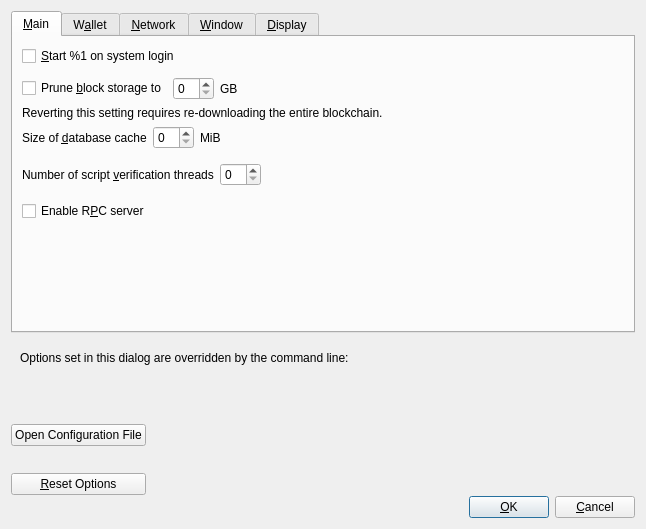
<?xml version="1.0" encoding="UTF-8"?>
<ui version="4.0">
 <class>OptionsDialog</class>
 <widget class="QDialog" name="OptionsDialog">
  <property name="geometry">
   <rect>
    <x>0</x>
    <y>0</y>
    <width>646</width>
    <height>529</height>
   </rect>
  </property>
  <property name="windowTitle">
   <string>Options</string>
  </property>
  <property name="modal">
   <bool>true</bool>
  </property>
  <layout class="QVBoxLayout" name="verticalLayout">
   <item>
    <widget class="QTabWidget" name="tabWidget">
     <property name="currentIndex">
      <number>0</number>
     </property>
     <widget class="QWidget" name="tabMain">
      <attribute name="title">
       <string>&amp;Main</string>
      </attribute>
      <layout class="QVBoxLayout" name="verticalLayout_Main">
       <item>
        <widget class="QCheckBox" name="bitcoinAtStartup">
         <property name="toolTip">
          <string>Automatically start %1 after logging in to the system.</string>
         </property>
         <property name="text">
          <string>&amp;Start %1 on system login</string>
         </property>
        </widget>
       </item>
       <item>
        <spacer name="horizontalSpacer_0_Main">
         <property name="orientation">
          <enum>Qt::Horizontal</enum>
         </property>
         <property name="sizeHint" stdset="0">
          <size>
           <width>40</width>
           <height>5</height>
          </size>
         </property>
        </spacer>
       </item>
       <item>
        <layout class="QHBoxLayout" name="horizontalLayout_Main_Prune">
         <item>
          <widget class="QCheckBox" name="prune">
           <property name="toolTip">
            <string>Enabling pruning significantly reduces the disk space required to store transactions. All blocks are still fully validated. Reverting this setting requires re-downloading the entire blockchain.</string>
           </property>
           <property name="text">
            <string>Prune &amp;block storage to</string>
           </property>
          </widget>
         </item>
         <item>
          <widget class="QSpinBox" name="pruneSize"/>
         </item>
         <item>
          <widget class="QLabel" name="pruneSizeUnitLabel">
           <property name="text">
            <string>GB</string>
           </property>
           <property name="textFormat">
            <enum>Qt::PlainText</enum>
           </property>
          </widget>
         </item>
         <item>
          <spacer name="horizontalSpacer_Main_Prune">
           <property name="orientation">
            <enum>Qt::Horizontal</enum>
           </property>
           <property name="sizeHint" stdset="0">
            <size>
             <width>40</width>
             <height>20</height>
            </size>
           </property>
          </spacer>
         </item>
        </layout>
       </item>
       <item>
        <widget class="QLabel" name="pruneWarning">
         <property name="text">
          <string>Reverting this setting requires re-downloading the entire blockchain.</string>
         </property>
         <property name="textFormat">
          <enum>Qt::PlainText</enum>
         </property>
        </widget>
       </item>
       <item>
        <layout class="QHBoxLayout" name="horizontalLayout_2_Main">
         <item>
          <widget class="QLabel" name="databaseCacheLabel">
           <property name="toolTip">
            <string extracomment="Tooltip text for Options window setting that sets the size of the database cache. Explains the corresponding effects of increasing/decreasing this value.">Maximum database cache size. A larger cache can contribute to faster sync, after which the benefit is less pronounced for most use cases. Lowering the cache size will reduce memory usage. Unused mempool memory is shared for this cache.</string>
           </property>
           <property name="text">
            <string>Size of &amp;database cache</string>
           </property>
           <property name="textFormat">
            <enum>Qt::PlainText</enum>
           </property>
           <property name="buddy">
            <cstring>databaseCache</cstring>
           </property>
          </widget>
         </item>
         <item>
          <widget class="QSpinBox" name="databaseCache"/>
         </item>
         <item>
          <widget class="QLabel" name="databaseCacheUnitLabel">
           <property name="text">
            <string>MiB</string>
           </property>
           <property name="textFormat">
            <enum>Qt::PlainText</enum>
           </property>
          </widget>
         </item>
         <item>
          <spacer name="horizontalSpacer_2_Main">
           <property name="orientation">
            <enum>Qt::Horizontal</enum>
           </property>
           <property name="sizeHint" stdset="0">
            <size>
             <width>40</width>
             <height>20</height>
            </size>
           </property>
          </spacer>
         </item>
        </layout>
       </item>
       <item>
        <layout class="QHBoxLayout" name="horizontalLayout_Main_VerifyLabel">
         <item>
          <widget class="QLabel" name="threadsScriptVerifLabel">
           <property name="toolTip">
            <string extracomment="Tooltip text for Options window setting that sets the number of script verification threads. Explains that negative values mean to leave these many cores free to the system.">Set the number of script verification threads. Negative values correspond to the number of cores you want to leave free to the system.</string>
           </property>
           <property name="text">
            <string>Number of script &amp;verification threads</string>
           </property>
           <property name="textFormat">
            <enum>Qt::PlainText</enum>
           </property>
           <property name="buddy">
            <cstring>threadsScriptVerif</cstring>
           </property>
          </widget>
         </item>
         <item>
          <widget class="QSpinBox" name="threadsScriptVerif">
           <property name="toolTip">
            <string>(0 = auto, &lt;0 = leave that many cores free)</string>
           </property>
          </widget>
         </item>
         <item>
          <spacer name="horizontalSpacer_Main_Threads">
           <property name="orientation">
            <enum>Qt::Horizontal</enum>
           </property>
           <property name="sizeHint" stdset="0">
            <size>
             <width>40</width>
             <height>40</height>
            </size>
           </property>
          </spacer>
         </item>
        </layout>
       </item>
       <item>
        <widget class="QCheckBox" name="enableServer">
         <property name="toolTip">
          <string extracomment="Tooltip text for Options window setting that enables the RPC server.">This allows you or a third party tool to communicate with the node through command-line and JSON-RPC commands.</string>
         </property>
         <property name="text">
          <string extracomment="An Options window setting to enable the RPC server.">Enable R&amp;PC server</string>
         </property>
        </widget>
       </item>
       <item>
        <spacer name="verticalSpacer_Main">
         <property name="orientation">
          <enum>Qt::Vertical</enum>
         </property>
         <property name="sizeHint" stdset="0">
          <size>
           <width>20</width>
           <height>40</height>
          </size>
         </property>
        </spacer>
       </item>
      </layout>
     </widget>
     <widget class="QWidget" name="tabWallet">
      <attribute name="title">
       <string>W&amp;allet</string>
      </attribute>
      <layout class="QVBoxLayout" name="verticalLayout_Wallet">
       <item>
        <widget class="QCheckBox" name="subFeeFromAmount">
         <property name="toolTip">
          <string extracomment="Tooltip text for Options window setting that sets subtracting the fee from a sending amount as default.">Whether to set subtract fee from amount as default or not.</string>
         </property>
         <property name="text">
          <string extracomment="An Options window setting to set subtracting the fee from a sending amount as default.">Subtract &amp;fee from amount by default</string>
         </property>
        </widget>
       </item>
       <item>
        <widget class="QGroupBox" name="groupBox">
         <property name="title">
          <string>Expert</string>
         </property>
         <layout class="QVBoxLayout" name="verticalLayout_2">
          <item>
           <widget class="QCheckBox" name="coinControlFeatures">
            <property name="toolTip">
             <string>Whether to show coin control features or not.</string>
            </property>
            <property name="text">
             <string>Enable coin &amp;control features</string>
            </property>
           </widget>
          </item>
          <item>
           <widget class="QCheckBox" name="spendZeroConfChange">
            <property name="toolTip">
             <string>If you disable the spending of unconfirmed change, the change from a transaction cannot be used until that transaction has at least one confirmation. This also affects how your balance is computed.</string>
            </property>
            <property name="text">
             <string>&amp;Spend unconfirmed change</string>
            </property>
           </widget>
          </item>
          <item>
           <widget class="QCheckBox" name="m_enable_psbt_controls">
            <property name="text">
             <string extracomment="An options window setting to enable PSBT controls.">Enable &amp;PSBT controls</string>
            </property>
            <property name="toolTip">
             <string extracomment="Tooltip text for options window setting that enables PSBT controls.">Whether to show PSBT controls.</string>
            </property>
           </widget>
          </item>
         </layout>
        </widget>
       </item>
       <item>
        <widget class="QGroupBox" name="groupBoxHww">
         <property name="title">
          <string>External Signer (e.g. hardware wallet)</string>
         </property>
         <layout class="QVBoxLayout" name="verticalLayoutHww">
          <item>
           <layout class="QHBoxLayout" name="horizontalLayoutHww">
            <item>
             <widget class="QLabel" name="externalSignerPathLabel">
              <property name="text">
               <string>&amp;External signer script path</string>
              </property>
              <property name="buddy">
               <cstring>externalSignerPath</cstring>
              </property>
             </widget>
            </item>
            <item>
             <widget class="QLineEdit" name="externalSignerPath">
              <property name="toolTip">
               <string>Full path to a Bitcoin Core compatible script (e.g. C:\Downloads\hwi.exe or /Users/you/Downloads/hwi.py). Beware: malware can steal your coins!</string>
              </property>
             </widget>
            </item>
           </layout>
          </item>
         </layout>
        </widget>
       </item>
       <item>
        <spacer name="verticalSpacer_Wallet">
         <property name="orientation">
          <enum>Qt::Vertical</enum>
         </property>
         <property name="sizeHint" stdset="0">
          <size>
           <width>20</width>
           <height>40</height>
          </size>
         </property>
        </spacer>
       </item>
      </layout>
     </widget>
     <widget class="QWidget" name="tabNetwork">
      <attribute name="title">
       <string>&amp;Network</string>
      </attribute>
      <layout class="QVBoxLayout" name="verticalLayout_Network">
       <item>
        <widget class="QCheckBox" name="mapPortUpnp">
         <property name="toolTip">
          <string>Automatically open the Bitcoin client port on the router. This only works when your router supports UPnP and it is enabled.</string>
         </property>
         <property name="text">
          <string>Map port using &amp;UPnP</string>
         </property>
        </widget>
       </item>
       <item>
        <widget class="QCheckBox" name="mapPortNatpmp">
         <property name="toolTip">
          <string>Automatically open the Bitcoin client port on the router. This only works when your router supports NAT-PMP and it is enabled. The external port could be random.</string>
         </property>
         <property name="text">
          <string>Map port using NA&amp;T-PMP</string>
         </property>
        </widget>
       </item>
       <item>
        <widget class="QCheckBox" name="allowIncoming">
         <property name="toolTip">
          <string>Accept connections from outside.</string>
         </property>
         <property name="text">
          <string>Allow incomin&amp;g connections</string>
         </property>
        </widget>
       </item>
       <item>
        <widget class="QCheckBox" name="connectSocks">
         <property name="toolTip">
          <string>Connect to the Bitcoin network through a SOCKS5 proxy.</string>
         </property>
         <property name="text">
          <string>&amp;Connect through SOCKS5 proxy (default proxy):</string>
         </property>
        </widget>
       </item>
       <item>
        <layout class="QHBoxLayout" name="horizontalLayout_1_Network">
         <item>
          <widget class="QLabel" name="proxyIpLabel">
           <property name="text">
            <string>Proxy &amp;IP:</string>
           </property>
           <property name="textFormat">
            <enum>Qt::PlainText</enum>
           </property>
           <property name="buddy">
            <cstring>proxyIp</cstring>
           </property>
          </widget>
         </item>
         <item>
          <widget class="QValidatedLineEdit" name="proxyIp">
           <property name="minimumSize">
            <size>
             <width>140</width>
             <height>0</height>
            </size>
           </property>
           <property name="maximumSize">
            <size>
             <width>140</width>
             <height>16777215</height>
            </size>
           </property>
           <property name="toolTip">
            <string>IP address of the proxy (e.g. IPv4: 127.0.0.1 / IPv6: ::1)</string>
           </property>
          </widget>
         </item>
         <item>
          <widget class="QLabel" name="proxyPortLabel">
           <property name="text">
            <string>&amp;Port:</string>
           </property>
           <property name="textFormat">
            <enum>Qt::PlainText</enum>
           </property>
           <property name="buddy">
            <cstring>proxyPort</cstring>
           </property>
          </widget>
         </item>
         <item>
          <widget class="QLineEdit" name="proxyPort">
           <property name="minimumSize">
            <size>
             <width>55</width>
             <height>0</height>
            </size>
           </property>
           <property name="maximumSize">
            <size>
             <width>55</width>
             <height>16777215</height>
            </size>
           </property>
           <property name="toolTip">
            <string>Port of the proxy (e.g. 9050)</string>
           </property>
          </widget>
         </item>
         <item>
          <spacer name="horizontalSpacer_1_Network">
           <property name="orientation">
            <enum>Qt::Horizontal</enum>
           </property>
           <property name="sizeHint" stdset="0">
            <size>
             <width>40</width>
             <height>20</height>
            </size>
           </property>
          </spacer>
         </item>
        </layout>
       </item>
       <item>
        <layout class="QHBoxLayout" name="horizontalLayout_2_Network">
         <item>
          <widget class="QLabel" name="proxyActiveNets">
           <property name="text">
            <string>Used for reaching peers via:</string>
           </property>
           <property name="textFormat">
            <enum>Qt::PlainText</enum>
           </property>
          </widget>
         </item>
         <item>
          <widget class="QCheckBox" name="proxyReachIPv4">
           <property name="enabled">
            <bool>false</bool>
           </property>
           <property name="toolTip">
            <string>Shows if the supplied default SOCKS5 proxy is used to reach peers via this network type.</string>
           </property>
           <property name="text">
            <string/>
           </property>
          </widget>
         </item>
         <item>
          <widget class="QLabel" name="proxyReachIPv4Label">
           <property name="text">
            <string>IPv4</string>
           </property>
           <property name="textFormat">
            <enum>Qt::PlainText</enum>
           </property>
          </widget>
         </item>
         <item>
          <widget class="QCheckBox" name="proxyReachIPv6">
           <property name="enabled">
            <bool>false</bool>
           </property>
           <property name="toolTip">
            <string>Shows if the supplied default SOCKS5 proxy is used to reach peers via this network type.</string>
           </property>
           <property name="text">
            <string/>
           </property>
          </widget>
         </item>
         <item>
          <widget class="QLabel" name="proxyReachIPv6Label">
           <property name="text">
            <string>IPv6</string>
           </property>
           <property name="textFormat">
            <enum>Qt::PlainText</enum>
           </property>
          </widget>
         </item>
         <item>
          <widget class="QCheckBox" name="proxyReachTor">
           <property name="enabled">
            <bool>false</bool>
           </property>
           <property name="toolTip">
            <string>Shows if the supplied default SOCKS5 proxy is used to reach peers via this network type.</string>
           </property>
           <property name="text">
            <string/>
           </property>
          </widget>
         </item>
         <item>
          <widget class="QLabel" name="proxyReachTorLabel">
           <property name="text">
            <string>Tor</string>
           </property>
           <property name="textFormat">
            <enum>Qt::PlainText</enum>
           </property>
          </widget>
         </item>
         <item>
          <spacer name="horizontalSpacer_2_Network">
           <property name="orientation">
            <enum>Qt::Horizontal</enum>
           </property>
           <property name="sizeHint" stdset="0">
            <size>
             <width>40</width>
             <height>20</height>
            </size>
           </property>
          </spacer>
         </item>
        </layout>
       </item>
       <item>
        <widget class="QCheckBox" name="connectSocksTor">
         <property name="toolTip">
          <string>Connect to the Bitcoin network through a separate SOCKS5 proxy for Tor onion services.</string>
         </property>
         <property name="text">
          <string>Use separate SOCKS&amp;5 proxy to reach peers via Tor onion services:</string>
         </property>
        </widget>
       </item>
       <item>
        <layout class="QHBoxLayout" name="horizontalLayout_3_Network">
         <item>
          <widget class="QLabel" name="proxyIpTorLabel">
           <property name="text">
            <string>Proxy &amp;IP:</string>
           </property>
           <property name="textFormat">
            <enum>Qt::PlainText</enum>
           </property>
           <property name="buddy">
            <cstring>proxyIpTor</cstring>
           </property>
          </widget>
         </item>
         <item>
          <widget class="QValidatedLineEdit" name="proxyIpTor">
           <property name="minimumSize">
            <size>
             <width>140</width>
             <height>0</height>
            </size>
           </property>
           <property name="maximumSize">
            <size>
             <width>140</width>
             <height>16777215</height>
            </size>
           </property>
           <property name="toolTip">
            <string>IP address of the proxy (e.g. IPv4: 127.0.0.1 / IPv6: ::1)</string>
           </property>
          </widget>
         </item>
         <item>
          <widget class="QLabel" name="proxyPortTorLabel">
           <property name="text">
            <string>&amp;Port:</string>
           </property>
           <property name="textFormat">
            <enum>Qt::PlainText</enum>
           </property>
           <property name="buddy">
            <cstring>proxyPortTor</cstring>
           </property>
          </widget>
         </item>
         <item>
          <widget class="QLineEdit" name="proxyPortTor">
           <property name="minimumSize">
            <size>
             <width>55</width>
             <height>0</height>
            </size>
           </property>
           <property name="maximumSize">
            <size>
             <width>55</width>
             <height>16777215</height>
            </size>
           </property>
           <property name="toolTip">
            <string>Port of the proxy (e.g. 9050)</string>
           </property>
          </widget>
         </item>
         <item>
          <spacer name="horizontalSpacer_4_Network">
           <property name="orientation">
            <enum>Qt::Horizontal</enum>
           </property>
           <property name="sizeHint" stdset="0">
            <size>
             <width>40</width>
             <height>20</height>
            </size>
           </property>
          </spacer>
         </item>
        </layout>
       </item>
       <item>
        <spacer name="verticalSpacer_Network">
         <property name="orientation">
          <enum>Qt::Vertical</enum>
         </property>
         <property name="sizeHint" stdset="0">
          <size>
           <width>20</width>
           <height>40</height>
          </size>
         </property>
        </spacer>
       </item>
      </layout>
     </widget>
     <widget class="QWidget" name="tabWindow">
      <attribute name="title">
       <string>&amp;Window</string>
      </attribute>
      <layout class="QVBoxLayout" name="verticalLayout_Window">
       <item>
        <widget class="QCheckBox" name="showTrayIcon">
         <property name="toolTip">
          <string>Show the icon in the system tray.</string>
         </property>
         <property name="text">
          <string>&amp;Show tray icon</string>
         </property>
         <property name="checked">
          <bool>true</bool>
         </property>
        </widget>
       </item>
       <item>
        <widget class="QCheckBox" name="minimizeToTray">
         <property name="toolTip">
          <string>Show only a tray icon after minimizing the window.</string>
         </property>
         <property name="text">
          <string>&amp;Minimize to the tray instead of the taskbar</string>
         </property>
        </widget>
       </item>
       <item>
        <widget class="QCheckBox" name="minimizeOnClose">
         <property name="toolTip">
          <string>Minimize instead of exit the application when the window is closed. When this option is enabled, the application will be closed only after selecting Exit in the menu.</string>
         </property>
         <property name="text">
          <string>M&amp;inimize on close</string>
         </property>
        </widget>
       </item>
       <item>
        <spacer name="verticalSpacer_Window">
         <property name="orientation">
          <enum>Qt::Vertical</enum>
         </property>
         <property name="sizeHint" stdset="0">
          <size>
           <width>20</width>
           <height>40</height>
          </size>
         </property>
        </spacer>
       </item>
      </layout>
     </widget>
     <widget class="QWidget" name="tabDisplay">
      <attribute name="title">
       <string>&amp;Display</string>
      </attribute>
      <layout class="QVBoxLayout" name="verticalLayout_Display">
       <item>
        <layout class="QHBoxLayout" name="horizontalLayout_1_Display">
         <item>
          <widget class="QLabel" name="langLabel">
           <property name="text">
            <string>User Interface &amp;language:</string>
           </property>
           <property name="textFormat">
            <enum>Qt::PlainText</enum>
           </property>
           <property name="buddy">
            <cstring>lang</cstring>
           </property>
          </widget>
         </item>
         <item>
          <widget class="QValueComboBox" name="lang">
           <property name="toolTip">
            <string>The user interface language can be set here. This setting will take effect after restarting %1.</string>
           </property>
          </widget>
         </item>
        </layout>
       </item>
       <item>
        <layout class="QHBoxLayout" name="horizontalLayout_2_Display">
         <item>
          <widget class="QLabel" name="unitLabel">
           <property name="text">
            <string>&amp;Unit to show amounts in:</string>
           </property>
           <property name="textFormat">
            <enum>Qt::PlainText</enum>
           </property>
           <property name="buddy">
            <cstring>unit</cstring>
           </property>
          </widget>
         </item>
         <item>
          <widget class="QValueComboBox" name="unit">
           <property name="toolTip">
            <string>Choose the default subdivision unit to show in the interface and when sending coins.</string>
           </property>
          </widget>
         </item>
        </layout>
       </item>
       <item>
        <layout class="QHBoxLayout" name="horizontalLayout_3_Display">
         <item>
          <widget class="QLabel" name="thirdPartyTxUrlsLabel">
           <property name="toolTip">
            <string>Third-party URLs (e.g. a block explorer) that appear in the transactions tab as context menu items. %s in the URL is replaced by transaction hash. Multiple URLs are separated by vertical bar |.</string>
           </property>
           <property name="text">
            <string>&amp;Third-party transaction URLs</string>
           </property>
           <property name="buddy">
            <cstring>thirdPartyTxUrls</cstring>
           </property>
          </widget>
         </item>
         <item>
          <widget class="QLineEdit" name="thirdPartyTxUrls">
           <property name="toolTip">
            <string>Third-party URLs (e.g. a block explorer) that appear in the transactions tab as context menu items. %s in the URL is replaced by transaction hash. Multiple URLs are separated by vertical bar |.</string>
           </property>
           <property name="placeholderText">
            <string notr="true">https://example.com/tx/%s</string>
           </property>
          </widget>
         </item>
        </layout>
       </item>
       <item>
        <widget class="QGroupBox" name="font_groupBox">
         <property name="title">
          <string>Monospaced font in the Overview tab:</string>
         </property>
         <layout class="QVBoxLayout" name="font_verticalLayout">
          <item>
           <layout class="QHBoxLayout" name="embeddedFont_horizontalLayout">
            <item>
             <widget class="QRadioButton" name="embeddedFont_radioButton">
              <property name="text">
               <string>embedded &quot;%1&quot;</string>
              </property>
             </widget>
            </item>
            <item>
             <spacer name="embeddedFont_horizontalSpacer">
              <property name="orientation">
               <enum>Qt::Horizontal</enum>
              </property>
              <property name="sizeHint" stdset="0">
               <size>
                <width>40</width>
                <height>20</height>
               </size>
              </property>
             </spacer>
            </item>
            <item>
             <layout class="QVBoxLayout" name="embeddedFont_verticalLayout">
              <item>
               <widget class="QLabel" name="embeddedFont_label_1">
                <property name="text">
                 <string notr="true">111.11111111 BTC</string>
                </property>
               </widget>
              </item>
              <item>
               <widget class="QLabel" name="embeddedFont_label_9">
                <property name="text">
                 <string notr="true">909.09090909 BTC</string>
                </property>
               </widget>
              </item>
             </layout>
            </item>
           </layout>
          </item>
          <item>
           <widget class="Line" name="font_line">
            <property name="orientation">
             <enum>Qt::Horizontal</enum>
            </property>
           </widget>
          </item>
          <item>
           <layout class="QHBoxLayout" name="systemFont_horizontalLayout">
            <item>
             <widget class="QRadioButton" name="systemFont_radioButton">
              <property name="text">
               <string>closest matching &quot;%1&quot;</string>
              </property>
             </widget>
            </item>
            <item>
             <spacer name="systemFont_horizontalSpacer">
              <property name="orientation">
               <enum>Qt::Horizontal</enum>
              </property>
              <property name="sizeHint" stdset="0">
               <size>
                <width>40</width>
                <height>20</height>
               </size>
              </property>
             </spacer>
            </item>
            <item>
             <layout class="QVBoxLayout" name="systemFont_verticalLayout">
              <item>
               <widget class="QLabel" name="systemFont_label_1">
                <property name="text">
                 <string notr="true">111.11111111 BTC</string>
                </property>
               </widget>
              </item>
              <item>
               <widget class="QLabel" name="systemFont_label_9">
                <property name="text">
                 <string notr="true">909.09090909 BTC</string>
                </property>
               </widget>
              </item>
             </layout>
            </item>
           </layout>
          </item>
         </layout>
        </widget>
       </item>
       <item>
        <widget class="QCheckBox" name="peersTabAlternatingRowColors">
         <property name="toolTip">
          <string>Alternate the row colors for the &quot;Peers&quot; and &quot;Banned peers&quot; tables in the Peers tab.</string>
         </property>
         <property name="text">
          <string>Alternate row colors in the Peers tab</string>
         </property>
        </widget>
       </item>
       <item>
        <spacer name="verticalSpacer_Display">
         <property name="orientation">
          <enum>Qt::Vertical</enum>
         </property>
         <property name="sizeHint" stdset="0">
          <size>
           <width>20</width>
           <height>40</height>
          </size>
         </property>
        </spacer>
       </item>
      </layout>
     </widget>
    </widget>
   </item>
   <item>
    <widget class="QFrame" name="frame">
     <layout class="QVBoxLayout" name="verticalLayout_Bottom">
      <item>
       <layout class="QHBoxLayout" name="horizontalLayout_Bottom">
        <item>
         <widget class="QLabel" name="overriddenByCommandLineInfoLabel">
          <property name="text">
           <string>Options set in this dialog are overridden by the command line:</string>
          </property>
          <property name="textFormat">
           <enum>Qt::PlainText</enum>
          </property>
         </widget>
        </item>
        <item>
         <spacer name="horizontalSpacer_Bottom">
          <property name="orientation">
           <enum>Qt::Horizontal</enum>
          </property>
          <property name="sizeHint" stdset="0">
           <size>
            <width>40</width>
            <height>20</height>
           </size>
          </property>
         </spacer>
        </item>
       </layout>
      </item>
      <item>
       <widget class="QLabel" name="overriddenByCommandLineLabel">
        <property name="text">
         <string/>
        </property>
        <property name="textFormat">
         <enum>Qt::PlainText</enum>
        </property>
        <property name="wordWrap">
         <bool>true</bool>
        </property>
       </widget>
      </item>
     </layout>
    </widget>
   </item>
   <item>
    <layout class="QHBoxLayout" name="horizontalLayout_Buttons">
     <item>
      <layout class="QVBoxLayout" name="verticalLayout_Buttons">
       <item>
        <widget class="QPushButton" name="openBitcoinConfButton">
         <property name="toolTip">
          <string>Open the %1 configuration file from the working directory.</string>
         </property>
         <property name="text">
          <string>Open Configuration File</string>
         </property>
         <property name="autoDefault">
          <bool>false</bool>
         </property>
        </widget>
       </item>
       <item>
        <widget class="QPushButton" name="resetButton">
         <property name="toolTip">
          <string>Reset all client options to default.</string>
         </property>
         <property name="text">
          <string>&amp;Reset Options</string>
         </property>
         <property name="autoDefault">
          <bool>false</bool>
         </property>
        </widget>
       </item>
      </layout>
     </item>
     <item>
      <spacer name="horizontalSpacer_1">
       <property name="orientation">
        <enum>Qt::Horizontal</enum>
       </property>
       <property name="sizeHint" stdset="0">
        <size>
         <width>40</width>
         <height>48</height>
        </size>
       </property>
      </spacer>
     </item>
     <item>
      <widget class="QLabel" name="statusLabel">
       <property name="minimumSize">
        <size>
         <width>200</width>
         <height>0</height>
        </size>
       </property>
       <property name="font">
        <font>
         <weight>75</weight>
         <bold>true</bold>
        </font>
       </property>
       <property name="text">
        <string/>
       </property>
       <property name="textFormat">
        <enum>Qt::PlainText</enum>
       </property>
       <property name="wordWrap">
        <bool>true</bool>
       </property>
      </widget>
     </item>
     <item>
      <spacer name="horizontalSpacer_2">
       <property name="orientation">
        <enum>Qt::Horizontal</enum>
       </property>
       <property name="sizeHint" stdset="0">
        <size>
         <width>40</width>
         <height>48</height>
        </size>
       </property>
      </spacer>
     </item>
     <item>
      <layout class="QVBoxLayout" name="verticalLayout_4">
       <item>
        <spacer name="verticalSpacer">
         <property name="orientation">
          <enum>Qt::Vertical</enum>
         </property>
         <property name="sizeHint" stdset="0">
          <size>
           <width>20</width>
           <height>40</height>
          </size>
         </property>
        </spacer>
       </item>
       <item>
        <layout class="QHBoxLayout" name="horizontalLayout">
         <item>
          <widget class="QPushButton" name="okButton">
           <property name="text">
            <string>&amp;OK</string>
           </property>
           <property name="autoDefault">
            <bool>false</bool>
           </property>
           <property name="default">
            <bool>true</bool>
           </property>
          </widget>
         </item>
         <item>
          <widget class="QPushButton" name="cancelButton">
           <property name="text">
            <string>&amp;Cancel</string>
           </property>
           <property name="autoDefault">
            <bool>false</bool>
           </property>
          </widget>
         </item>
        </layout>
       </item>
      </layout>
     </item>
    </layout>
   </item>
  </layout>
 </widget>
 <customwidgets>
  <customwidget>
   <class>QValidatedLineEdit</class>
   <extends>QLineEdit</extends>
   <header>qt/qvalidatedlineedit.h</header>
  </customwidget>
  <customwidget>
   <class>QValueComboBox</class>
   <extends>QComboBox</extends>
   <header>qt/qvaluecombobox.h</header>
  </customwidget>
 </customwidgets>
 <resources/>
 <connections/>
</ui>
